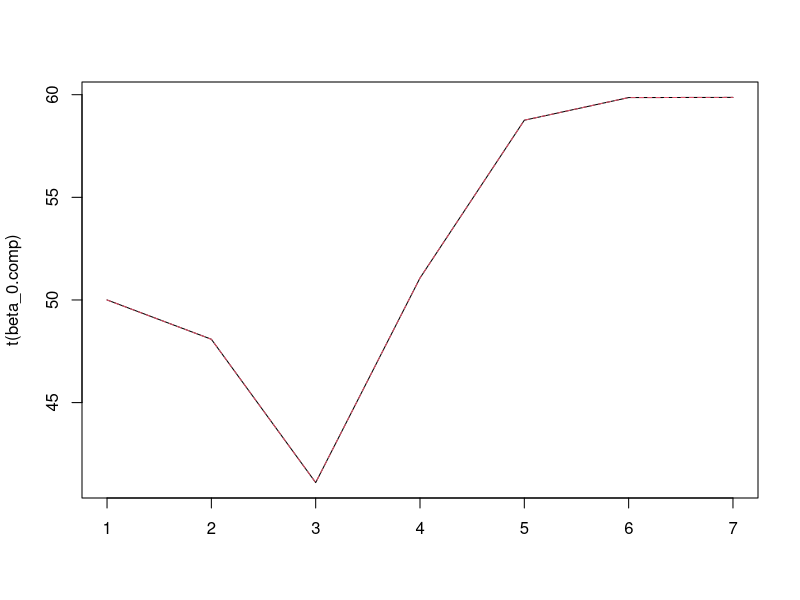

Recreate this plot in R.
### Lista 2 - Tais Bellini - 205650 ###

#### Questao 2 ####

## a 
x = runif(200, 2, 40)
epslon = rnorm(200)
beta = c(60, -0.05)

y = beta[1]*exp(beta[2]*x)+epslon


## b
# ref: https://pt.wikipedia.org/wiki/Algoritmo_de_Gauss-Newton

J = function (beta, x) {
  return(cbind(-exp(beta[2]*x), -beta[1]*x*exp(beta[2]*x)))
}

r = function(beta, x, y) {
  return(y-beta[1]*exp(beta[2]*x))
}


gauss_newton = function (beta_0, J, r, x, y) {
  
  #aux to store execution
  z = beta_0
  
  #aux cc
  i = 0
  
  cc = 1
  while(cc > 0.0001 && i<1000) {
    beta_i = beta_0 - solve(t(J(beta_0, x))%*%J(beta_0, x))%*%t(J(beta_0, x))%*%r(beta_0, x, y)
    cc = sum((beta_i - beta_0)^2)
    beta_0 = c(beta_i)
    z = cbind(z, beta_i)
  }
  return (list(beta_hat = beta_i, z = z))
  
}

beta_0 = c(50, -0.10)
beta_hat = gauss_newton(beta_0, J, r, x, y)

colnames(beta_hat$z) = paste("i",1:ncol(beta_hat$z),sep="")
rownames(beta_hat$z) = c("beta0-gn", "beta1-gn")

##c

f = function(beta,x,y){
  sum((y-beta[1]*exp(beta[2]*x))^2)
}

d1 = function(beta, x){
  A = rbind(0,0)
  A[1] = sum(2*(y-beta[1]*exp(beta[2]*x))*(-exp(beta[2]*x)))
  A[2] = sum(2*(y-beta[1]*exp(beta[2]*x))*(-beta[1]*x*exp(beta[2]*x)))
  return(A)
}
  
d2 = function (beta, x) { 
  A = matrix(0,nrow=length(beta),ncol=length(beta))
  A[1,1] = sum(-2*exp(beta[2]*x)*(-exp(beta[2]*x)))
  A[2,2] = sum(2*(-beta[1]*x*exp(beta[2]*x))*(-beta[1]*x*exp(beta[2]*x)))
  + sum(2*(y-beta[1]*exp(beta[2]*x))*(-beta[1]*x^2*exp(beta[2]*x)))
  A[2,1] = A[1,2] = sum(2*(-beta[1]*x*exp(beta[2]*x))*(-exp(beta[2]*x)))
  + sum(2*(y-beta[1]*exp(beta[2]*x))*(-x*exp(beta[2]*x)))
  return(A)
}

newton_raphson = function(beta_0,d1,d2, x, e=0.0001){
  
  z = beta_0
  i = 0
  
  cc = 1
  while(cc>e && i<1000){
    beta_i = beta_0 - solve(d2(beta_0, x))%*%d1(beta_0, x)
    cc = sum((beta_i-beta_0)^2)
    beta_0 = beta_i
    i=i+1
    z = cbind(z,beta_i)
  }
  return(list(beta_hat = beta_i, z = z))
}

beta_hat.nr = newton_raphson(beta_0, d1, d2, x)
colnames(beta_hat.nr$z) = paste("i",1:ncol(beta_hat$z),sep="")
rownames(beta_hat.nr$z) = c("beta0-nr", "beta1-nr")

beta_0.comp = rbind(beta_hat$z[1,], beta_hat.nr$z[1,])
beta_0.comp

beta_1.comp = rbind(beta_hat$z[2,], beta_hat.nr$z[2,])
beta_1.comp


matplot(t(beta_0.comp), type='l')
